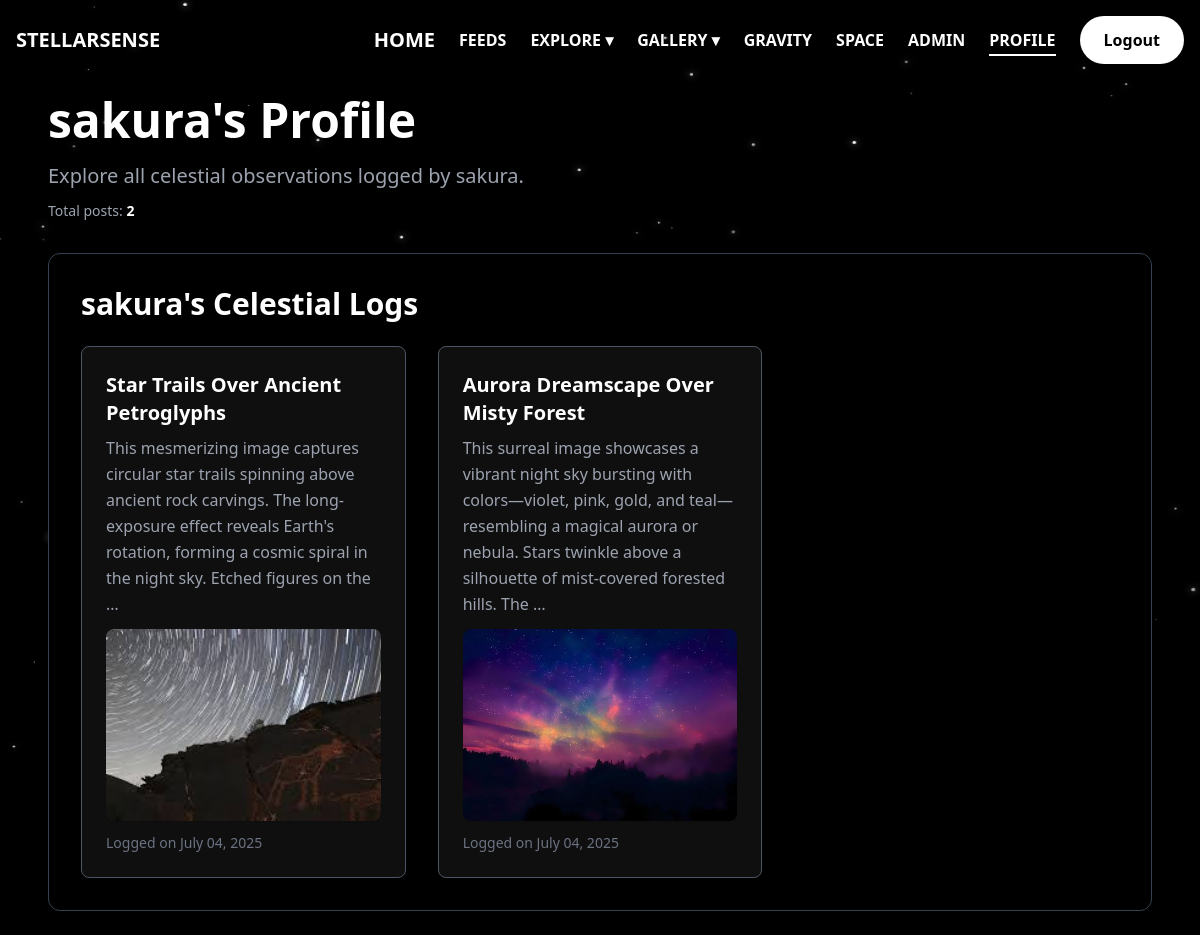
The page /profile/sakura/ on the database its author committed.
### observations/models.py (models this page shows, shortened)
class Observation(models.Model):
    user = models.ForeignKey(User, on_delete=models.CASCADE)
    title = models.CharField(max_length=200)
    description = models.TextField()
    photo = models.ImageField(upload_to='observations/')
    created_at = models.DateTimeField(auto_now_add=True)

### profiles/views.py (the view, shortened to what this page needs)
# urls.py: path('<str:username>/', views.profile_view, name='profile'),
def profile_view(request, username):
    user = get_object_or_404(User, username=username)
    logs = Observation.objects.filter(user=user).order_by('-created_at')
    profile, _ = UserProfile.objects.get_or_create(user=user)
    return render(request, 'profiles/profile.html', {
        'user': user,
        'logs': logs,
        'profile': profile,
    })

### alerts/context_processors.py (called while the page is built, shortened)
def active_alert_banner(request) -> Dict[str, Any]:
    if not request.user.is_authenticated:
        return {}

### profiles/templates/profiles/profile.html (shortened to what this page needs)
{% extends 'base.html' %}
{% block content %}
<div class="space-y-8">
    <div>
        <h1 class="text-5xl font-extrabold mb-4 text-white animate-pulse">{{ user.username }}'s Profile</h1>
        <p class="text-xl text-gray-400 leading-relaxed">
            Explore all celestial observations logged by {{ user.username }}.
        </p>
        <p class="text-sm text-gray-400 mt-2">Total posts: <strong class="text-white">{{ logs|length }}</strong></p>
    </div>
    <div class="bg-black rounded-xl shadow-xl p-8 border border-gray-700">
        <h2 class="text-3xl font-semibold mb-6 text-white"> {{ user.username }}'s Celestial Logs</h2>
        {% if logs %}
            <div class="grid grid-cols-1 sm:grid-cols-2 lg:grid-cols-3 gap-8">
                {% for log in logs %}
                    <div class="bg-[#0F0F10] p-6 rounded-lg shadow-md border border-gray-600 transition duration-300 ease-in-out hover:border-white transform hover:-translate-y-1">
                        <h4 class="text-xl font-bold text-white mb-2">{{ log.title }}</h4>
                        <p class="text-gray-400 mb-3 leading-relaxed">{{ log.description|truncatewords:30 }}</p>
                        {% if log.photo %}
                            <img src="{{ log.photo.url }}" alt="Observation Photo" class="rounded-lg max-h-48 w-full object-cover mb-3 shadow-sm">
                        {% endif %}
                        <p class="text-sm text-gray-500 mt-auto">
                            Logged on {{ log.created_at|date:"F d, Y" }}
                        </p>
                    </div>
                {% endfor %}
            </div>
        {% else %}
            <p class="text-gray-400 text-lg">
                {{ user.username }} has not logged any observations yet.
            </p>
        {% endif %}
    </div>
</div>
{% endblock %}

### rows shown on the page
Observation: title "Star Trails Over Ancient Petroglyphs", description "This mesmerizing image captures circular star trails spinning above ancient rock carvings. The long-exposure effect reveals Earth's rotation, forming a cosmic spiral in the night sky. Etched figures on the …", photo (picture), created_at "July 04, 2025"
Observation: title "Aurora Dreamscape Over Misty Forest", description "This surreal image showcases a vibrant night sky bursting with colors—violet, pink, gold, and teal—resembling a magical aurora or nebula. Stars twinkle above a silhouette of mist-covered forested hills. The …", photo (picture), created_at "July 04, 2025"

### other values the page prints
{{ user.username }} "sakura"
{{ logs|length }} "2"
